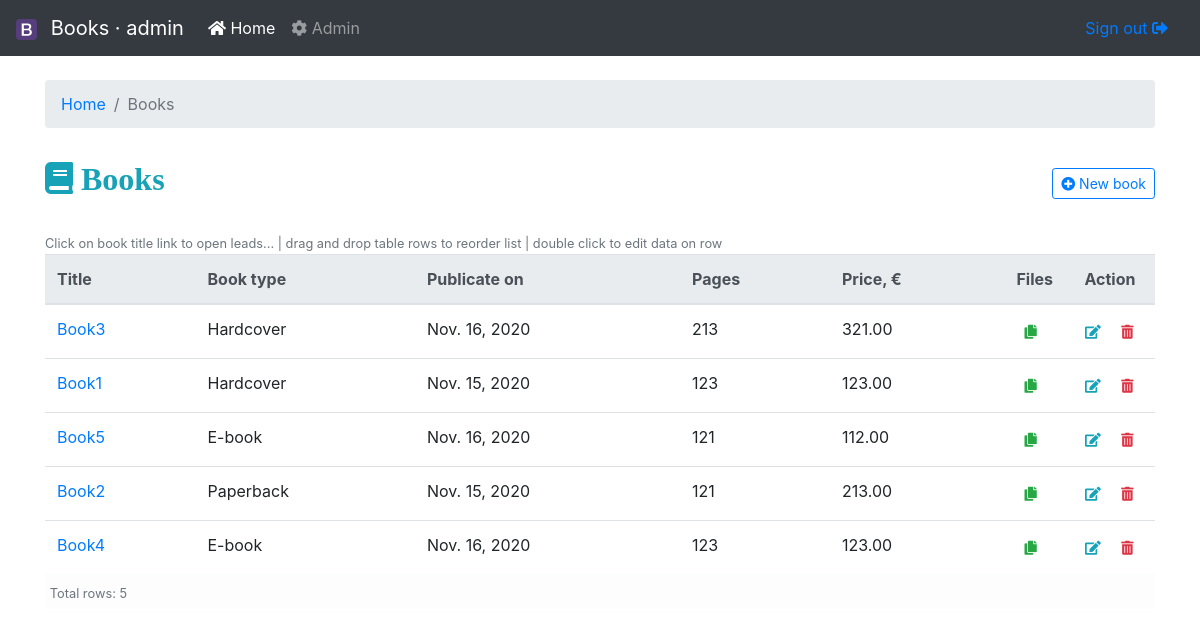
/books/ (signed in), run on an earlier commit of the app's database.
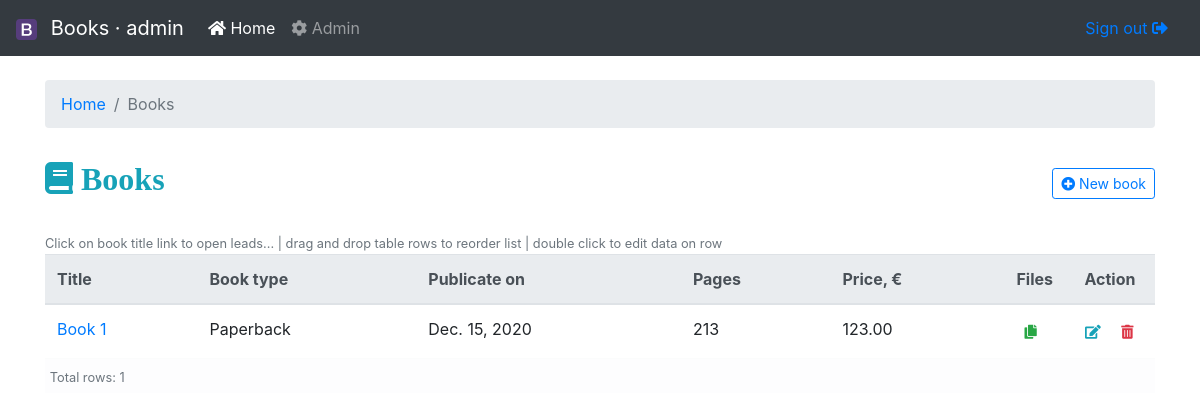
And on a later commit of the database.
### books/models.py (models this page shows, shortened)
class Book(models.Model):
    HARDCOVER = 1
    PAPERBACK = 2
    EBOOK = 3
    BOOK_TYPES = (
        (HARDCOVER, 'Hardcover'),
        (PAPERBACK, 'Paperback'),
        (EBOOK, 'E-book'),
    )
    title = models.CharField(max_length=50, verbose_name='Title')
    publication_date = models.DateField(null=True, verbose_name='Publicate on')
    price = models.DecimalField(
        max_digits=5, decimal_places=2, verbose_name='Price, €')
    pages = models.IntegerField(blank=True, null=True, verbose_name='Pages')
    book_type = models.PositiveSmallIntegerField(
        choices=BOOK_TYPES, default=EBOOK, verbose_name='Book type')
    order = OrderField(blank=True, verbose_name='Order #')
    class Meta:
        ordering = ['order']
        verbose_name = 'Book'
        verbose_name_plural = 'Books'

### books/views.py (the view)
# urls.py: path('books/', books_list, name='books-list'),
@login_required
def books_list(request):
    books = Book.objects.all()
    context = {"title": "Books", "book_list": books}
    return render(request, 'books/books.html', context)

### cms/templatetags/cms_tags.py (called while the page is built)
@register.filter(name='verbose_name')
def get_verbose_name(object, attr='verbose_name'):
    obj = object.model if hasattr(object, 'model') else object
    if ':' in attr and attr.split(':', 1)[0].lower() == 'field':
        field = attr.split(':', 1)[1]
        attr = 'verbose_name' if hasattr(
            obj._meta.get_field(field), 'verbose_name') else 'name'
        return getattr(obj._meta.get_field(field), attr) if obj else None
    else:
        attr = attr if hasattr(obj._meta, attr) else 'object_name'
        return getattr(obj._meta, attr) if obj else None

@register.filter(name='model_name')
def get_model_name(object, with_app=True):
    obj = object.model if hasattr(object, 'model') else object
    return '{}:{}'.format(obj._meta.app_label, obj._meta.model_name) if with_app else obj._meta.model_name if obj else None

### templates/books/books.html (shortened to what this page needs)
{% extends 'base.html' %}
{% load cms_tags %}
{% block content %}
<nav aria-label="breadcrumb">
  <ol class="breadcrumb">
    <li class="breadcrumb-item"><a href="{% url 'books:home' %}">Home</a></li>
    <li class="breadcrumb-item active" aria-current="page">{{ book_list|verbose_name:'verbose_name_plural' }}</li>
  </ol>
</nav>
<div class="d-flex justify-content-between flex-wrap flex-md-nowrap align-items-center pt-3 pb-2 mb-3">
    <h1 class="h2"><i class="fas fa-book text-info"> {{ title }}</i></h1>
    <div class="btn-toolbar mb-2 mb-md-0">
        <a class="btn btn-sm btn-outline-primary ajax-load-form" href="{% url 'books:book-create' %}">
        <i class="fas fa-plus-circle"></i> New {{ book_list|verbose_name|lower }}</a>
    </div>
</div>
<small class="text-muted">Click on book title link to open leads... | drag and drop table rows to reorder list | double click to edit data on row</small>
<table class="table table-hover" id="table-ajax-{{ book_list|verbose_name:'model_name' }}">
  <thead class="thead-light">
    <tr>
      <th>{{ book_list|verbose_name:'field:title' }}</th>
      <th>{{ book_list|verbose_name:'field:book_type' }}</th>
      <th>{{ book_list|verbose_name:'field:publication_date' }}</th>
      <th>{{ book_list|verbose_name:'field:pages' }}</th>
      <th>{{ book_list|verbose_name:'field:price' }}</th>
      <th style="width: 45px;">Files</th>
      <th class="crud-lg">Action</th>
    </tr>
  </thead>
  <tbody class="order" data-url="{% url 'cms:reorder' book_list|model_name %}">
    {% include 'books/books_list.html' %}
  </tbody>
</table>
{% endblock %}

### templates/base.html (shortened to what this page needs)
{% extends 'index.html' %}
{% block basecontent %}
    {% include 'include/navbar.html' %}
    <main role="main" class="container">
        {% block content %}{% endblock %}
    </main>
{% endblock %}

### templates/index.html (shortened to what this page needs)
{% load static %}
<!doctype html>
<html lang="en">
  <head>
    <link rel="stylesheet" href="https://stackpath.bootstrapcdn.com/bootstrap/4.5.2/css/bootstrap.min.css">
    <link rel="stylesheet" href="https://cdnjs.cloudflare.com/ajax/libs/font-awesome/5.14.0/css/all.min.css" />
    <link rel="stylesheet" href="https://cdnjs.cloudflare.com/ajax/libs/jqueryui/1.12.1/jquery-ui.min.css" />
    <link rel="stylesheet" href="https://cdnjs.cloudflare.com/ajax/libs/toastr.js/latest/toastr.min.css" />
    <link href="{% static 'css/base.css' %}" rel="stylesheet">
  </head>
  <body>
    {% block basecontent %}{% endblock %}
  </body>
</html>

### templates/include/navbar.html (shortened to what this page needs)
{% load static %}
<nav class="navbar navbar-expand-md navbar-dark bg-dark fixed-top">
  <a class="navbar-brand" href="{% if user.is_staff or user.is_superuser %}{% url 'admin:index' %}{% else %}{% url 'books:home' %}{% endif %}">
    <img src="{% static 'img/bootstrap-solid.svg' %}" withdh="21" height="21" alt="Logo" class="mr-2"> Books · {{ request.user.get_full_name|default:request.user }}</a>
  <div class="collapse navbar-collapse" id="navbarsExampleDefault">
    <ul class="navbar-nav mr-auto">
      <li class="nav-item active">
        <a class="nav-link" href="{% url 'books:home' %}"> <i class="fas fa-home"></i> Home <span class="sr-only">(current)</span></a>
      </li>
      <li class="nav-item">
        <a class="nav-link" href="{% url 'admin:index' %}"> <i class="fas fa-cog"></i> Admin</a>
      </li>
    </ul>
    <a class="nav-link" href="{% url 'accounts:logout' %}"> Sign out <i class="fas fa-sign-out-alt"></i></a>
  </div>
</nav>

### templates/books/books_list.html (shortened to what this page needs)
{% load cms_tags %}
{% for book in book_list %}
<tr id="{{ book.pk }}">
    <td><a href="{% url 'books:leads-list' book.pk %}" title="Leads">{{ book.title }}</a></td>
    <td>{{ book.get_book_type_display }}</td>
    <td>{{ book.publication_date }}</td>
    <td>{{ book.pages }}</td>
    <td>{{ book.price }}</td>
    <td>
        <a href="{% url 'books:file-list' book.pk %}"
            class="btn btn-outline-success btn-sm border-0 rounded-circle" title="Files"
            name="files" id="filesButton-{{ book.pk }}"><i class="fa fa-copy"></i></a>
    <td>
        <a href="{% url 'books:book-update' book.pk %}"
            class="btn btn-outline-info btn-sm border-0 rounded-circle ajax-load-form" title="Edit"
            name="edit" id="editButton-{{ book.pk }}"><i class="fa fa-edit"></i></a>
        <a href="{% url 'books:book-delete' book.pk %}"
            class="btn btn-outline-danger btn-sm border-0 rounded-circle ajax-load-form" title="Delete"
            name="delete" id="deleteButton-{{ book.pk }}"><i class="fa fa-trash-alt"></i></a>
    </td>
</tr>
{% empty %}
<tr class="table-warning nosort">
    <td colspan="100%" class="text-center"><small class="text-muted">No {{ book_list|verbose_name|lower }}</small></td>
</tr>
{% endfor %}
{% if book_list %}
<tr class="table-light table-sm nosort">
    <td colspan="100%"><small class="text-muted">Total rows: {{ book_list.count }}</small></td>
</tr>
{% endif %}

### static/css/base.css (style rules this page uses)
body { padding-top: 5rem; }
table[id^="table-ajax"] th:last-child { width: 75px; text-align: center; place-items: center; margin: auto; }
table[id^="table-ajax"] th:last-child.crud-lg { width: 90px; text-align: center; place-items: center; margin: auto; }
table tbody.order tr:not(.nosort) { cursor: grab; }

What changed in the data, as far as the page shows it:
removed Book: title "Book3", book_type "Hardcover", publication_date "Nov. 16, 2020", pages "213", price "321.00"
removed Book: title "Book1", book_type "Hardcover", publication_date "Nov. 15, 2020", pages "123", price "123.00"
removed Book: title "Book5", book_type "E-book", publication_date "Nov. 16, 2020", pages "121", price "112.00"
removed Book: title "Book2", book_type "Paperback", publication_date "Nov. 15, 2020", pages "121", price "213.00"
removed Book: title "Book4", book_type "E-book", publication_date "Nov. 16, 2020", pages "123", price "123.00"
added Book: title "Book 1", book_type "Paperback", publication_date "Dec. 15, 2020", pages "213", price "123.00"
Also different on the page:
{{ book_list.count }}: "5" → "1"
